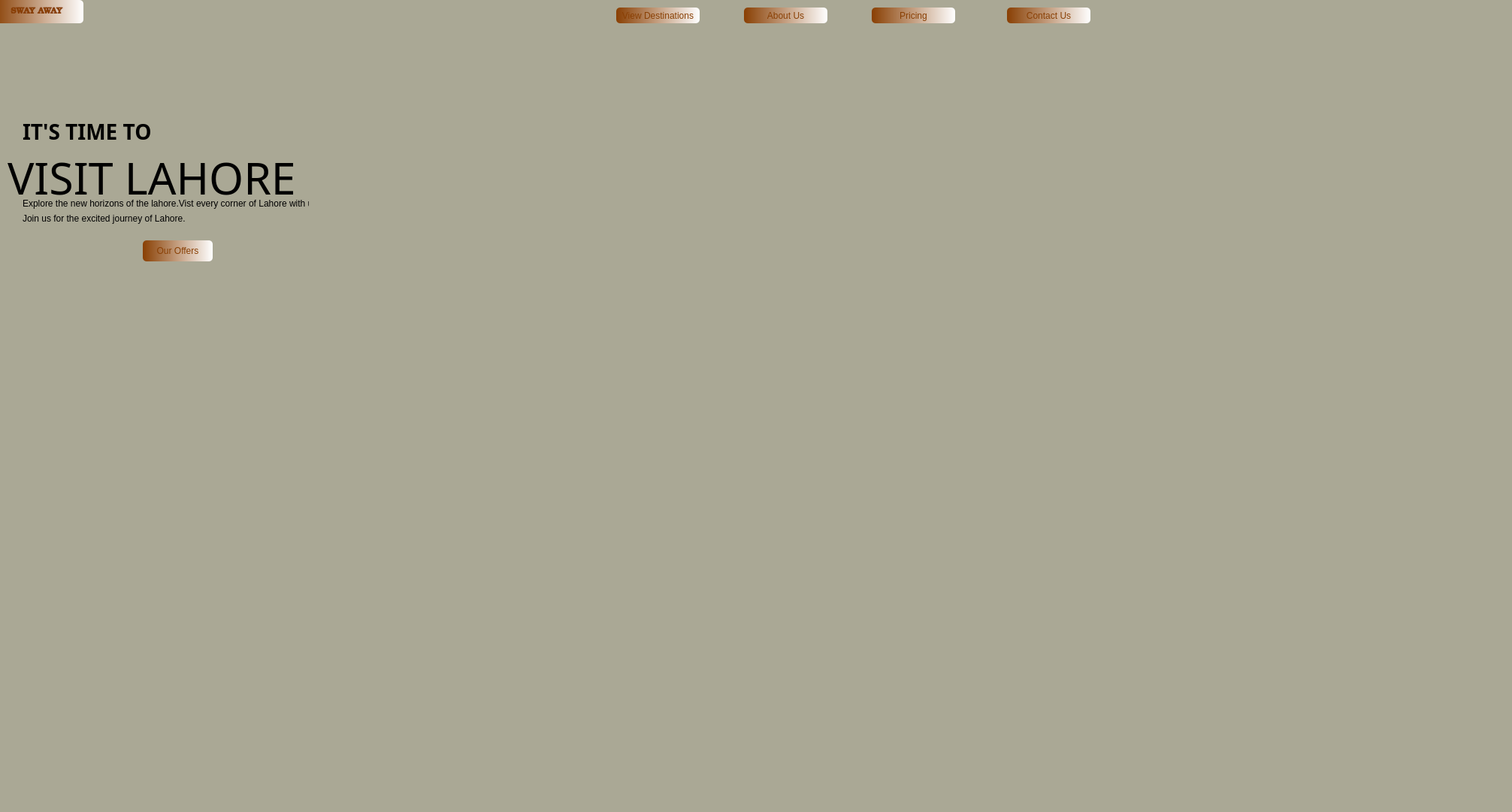
<?xml version="1.0" encoding="UTF-8"?>
<ui version="4.0">
 <class>Form</class>
 <widget class="QWidget" name="Form">
  <property name="geometry">
   <rect>
    <x>0</x>
    <y>0</y>
    <width>2012</width>
    <height>1081</height>
   </rect>
  </property>
  <property name="windowTitle">
   <string>Form</string>
  </property>
  <widget class="QLabel" name="label">
   <property name="geometry">
    <rect>
     <x>0</x>
     <y>0</y>
     <width>2081</width>
     <height>1081</height>
    </rect>
   </property>
   <property name="styleSheet">
    <string notr="true">background-color: rgb(170, 168, 149);
background-image: url(:/images/download (8).jpg);</string>
   </property>
   <property name="text">
    <string/>
   </property>
  </widget>
  <widget class="QLabel" name="label_3">
   <property name="geometry">
    <rect>
     <x>1160</x>
     <y>340</y>
     <width>231</width>
     <height>241</height>
    </rect>
   </property>
   <property name="styleSheet">
    <string notr="true">background-image: url(:/images/Badshahi-mosque.jpg);</string>
   </property>
   <property name="text">
    <string/>
   </property>
  </widget>
  <widget class="QLabel" name="label_4">
   <property name="geometry">
    <rect>
     <x>1160</x>
     <y>80</y>
     <width>231</width>
     <height>241</height>
    </rect>
   </property>
   <property name="styleSheet">
    <string notr="true">background-image: url(:/images/shhh.jpg);
 
</string>
   </property>
   <property name="text">
    <string/>
   </property>
  </widget>
  <widget class="QLabel" name="label_5">
   <property name="geometry">
    <rect>
     <x>-40</x>
     <y>480</y>
     <width>371</width>
     <height>331</height>
    </rect>
   </property>
   <property name="text">
    <string>l</string>
   </property>
  </widget>
  <widget class="QPushButton" name="pushButton">
   <property name="geometry">
    <rect>
     <x>-10</x>
     <y>0</y>
     <width>121</width>
     <height>31</height>
    </rect>
   </property>
   <property name="font">
    <font>
     <family>Bookman Old Style</family>
     <pointsize>8</pointsize>
     <weight>75</weight>
     <italic>false</italic>
     <bold>true</bold>
    </font>
   </property>
   <property name="styleSheet">
    <string notr="true">QPushButton#pushButton{
 background-color: qlineargradient(spread:pad, x1:0, y1:0, x2:1, y2:0, stop:0 rgba(137, 63, 3, 255), stop:1 rgba(255, 255, 255, 255));
 color:rgba(137,63,3,255);
 border-radius:5px;
}
QPushButton#pushButton:hover{
 background-color: qlineargradient(spread:pad, x1:0, y1:0, x2:1, y2:0, stop:0 rgba(150, 63, 45, 255), stop:1 rgba(255, 255, 255, 255));
}
QPushButton#pushButton:pressed{
	padding-left:5px;
	padding-top:5px:
	background-color:rgba(140,120,111,255);
}</string>
   </property>
   <property name="text">
    <string>SWAY AWAY </string>
   </property>
  </widget>
  <widget class="QPushButton" name="pushButton_2">
   <property name="geometry">
    <rect>
     <x>190</x>
     <y>320</y>
     <width>93</width>
     <height>28</height>
    </rect>
   </property>
   <property name="styleSheet">
    <string notr="true">QPushButton#pushButton_2{
 background-color: qlineargradient(spread:pad, x1:0, y1:0, x2:1, y2:0, stop:0 rgba(137, 63, 3, 255), stop:1 rgba(255, 255, 255, 255));
 color:rgba(137,63,3,255);
 border-radius:5px;
}
QPushButton#pushButton_2:hover{
 background-color: qlineargradient(spread:pad, x1:0, y1:0, x2:1, y2:0, stop:0 rgba(150, 63, 45, 255), stop:1 rgba(255, 255, 255, 255));
}
QPushButton#pushButton_2:pressed{
	padding-left:5px;
	padding-top:5px:
	background-color:rgba(140,120,111,255);
}</string>
   </property>
   <property name="text">
    <string>Our Offers</string>
   </property>
  </widget>
  <widget class="QLabel" name="label_6">
   <property name="geometry">
    <rect>
     <x>30</x>
     <y>150</y>
     <width>381</width>
     <height>51</height>
    </rect>
   </property>
   <property name="font">
    <font>
     <family>Colonna MT</family>
     <pointsize>21</pointsize>
     <weight>75</weight>
     <bold>true</bold>
    </font>
   </property>
   <property name="text">
    <string>IT'S TIME TO  </string>
   </property>
  </widget>
  <widget class="QLabel" name="label_7">
   <property name="geometry">
    <rect>
     <x>10</x>
     <y>180</y>
     <width>531</width>
     <height>111</height>
    </rect>
   </property>
   <property name="font">
    <font>
     <family>Colonna MT</family>
     <pointsize>44</pointsize>
    </font>
   </property>
   <property name="text">
    <string>VISIT LAHORE</string>
   </property>
  </widget>
  <widget class="QLabel" name="label_11">
   <property name="geometry">
    <rect>
     <x>1160</x>
     <y>610</y>
     <width>231</width>
     <height>211</height>
    </rect>
   </property>
   <property name="styleSheet">
    <string notr="true">background-image: url(:/images/fort.png);</string>
   </property>
   <property name="text">
    <string/>
   </property>
  </widget>
  <widget class="QLabel" name="label_12">
   <property name="geometry">
    <rect>
     <x>30</x>
     <y>240</y>
     <width>381</width>
     <height>61</height>
    </rect>
   </property>
   <property name="text">
    <string>Explore the new horizons of the lahore.Vist every corner of Lahore with us.</string>
   </property>
  </widget>
  <widget class="QLabel" name="label_13">
   <property name="geometry">
    <rect>
     <x>30</x>
     <y>280</y>
     <width>291</width>
     <height>21</height>
    </rect>
   </property>
   <property name="text">
    <string>Join us for the excited journey of Lahore.</string>
   </property>
  </widget>
  <widget class="QPushButton" name="pushButton_3">
   <property name="geometry">
    <rect>
     <x>820</x>
     <y>10</y>
     <width>111</width>
     <height>21</height>
    </rect>
   </property>
   <property name="styleSheet">
    <string notr="true">QPushButton#pushButton_3{
 background-color: qlineargradient(spread:pad, x1:0, y1:0, x2:1, y2:0, stop:0 rgba(137, 63, 3, 255), stop:1 rgba(255, 255, 255, 255));
 color:rgba(137,63,3,255);
 border-radius:5px;
}
QPushButton#pushButton_3:hover{
 background-color: qlineargradient(spread:pad, x1:0, y1:0, x2:1, y2:0, stop:0 rgba(150, 63, 45, 255), stop:1 rgba(255, 255, 255, 255));
}
QPushButton#pushButton_3:pressed{
	padding-left:5px;
	padding-top:5px:
	background-color:rgba(140,120,111,255);
}</string>
   </property>
   <property name="text">
    <string>View Destinations</string>
   </property>
  </widget>
  <widget class="QPushButton" name="pushButton_4">
   <property name="geometry">
    <rect>
     <x>990</x>
     <y>10</y>
     <width>111</width>
     <height>21</height>
    </rect>
   </property>
   <property name="styleSheet">
    <string notr="true">QPushButton#pushButton_4{
 background-color: qlineargradient(spread:pad, x1:0, y1:0, x2:1, y2:0, stop:0 rgba(137, 63, 3, 255), stop:1 rgba(255, 255, 255, 255));
 color:rgba(137,63,3,255);
 border-radius:5px;
}
QPushButton#pushButton_4:hover{
 background-color: qlineargradient(spread:pad, x1:0, y1:0, x2:1, y2:0, stop:0 rgba(150, 63, 45, 255), stop:1 rgba(255, 255, 255, 255));
}
QPushButton#pushButton_4:pressed{
	padding-left:5px;
	padding-top:5px:
	background-color:rgba(140,120,111,255);
}</string>
   </property>
   <property name="text">
    <string>About Us</string>
   </property>
  </widget>
  <widget class="QPushButton" name="pushButton_5">
   <property name="geometry">
    <rect>
     <x>1160</x>
     <y>10</y>
     <width>111</width>
     <height>21</height>
    </rect>
   </property>
   <property name="styleSheet">
    <string notr="true">QPushButton#pushButton_5{
 background-color: qlineargradient(spread:pad, x1:0, y1:0, x2:1, y2:0, stop:0 rgba(137, 63, 3, 255), stop:1 rgba(255, 255, 255, 255));
 color:rgba(137,63,3,255);
 border-radius:5px;
}
QPushButton#pushButton_5:hover{
 background-color: qlineargradient(spread:pad, x1:0, y1:0, x2:1, y2:0, stop:0 rgba(150, 63, 45, 255), stop:1 rgba(255, 255, 255, 255));
}
QPushButton#pushButton_5:pressed{
	padding-left:5px;
	padding-top:5px:
	background-color:rgba(140,120,111,255);
}</string>
   </property>
   <property name="text">
    <string>Pricing</string>
   </property>
  </widget>
  <widget class="QPushButton" name="pushButton_6">
   <property name="geometry">
    <rect>
     <x>1340</x>
     <y>10</y>
     <width>111</width>
     <height>21</height>
    </rect>
   </property>
   <property name="styleSheet">
    <string notr="true">QPushButton#pushButton_6{
 background-color: qlineargradient(spread:pad, x1:0, y1:0, x2:1, y2:0, stop:0 rgba(137, 63, 3, 255), stop:1 rgba(255, 255, 255, 255));
 color:rgba(137,63,3,255);
 border-radius:5px;
}
QPushButton#pushButton_6:hover{
 background-color: qlineargradient(spread:pad, x1:0, y1:0, x2:1, y2:0, stop:0 rgba(150, 63, 45, 255), stop:1 rgba(255, 255, 255, 255));
}
QPushButton#pushButton_6:pressed{
	padding-left:5px;
	padding-top:5px:
	background-color:rgba(140,120,111,255);
}</string>
   </property>
   <property name="text">
    <string>Contact Us</string>
   </property>
  </widget>
 </widget>
 <resources>
  <include location="pics.qrc"/>
 </resources>
 <connections/>
</ui>
